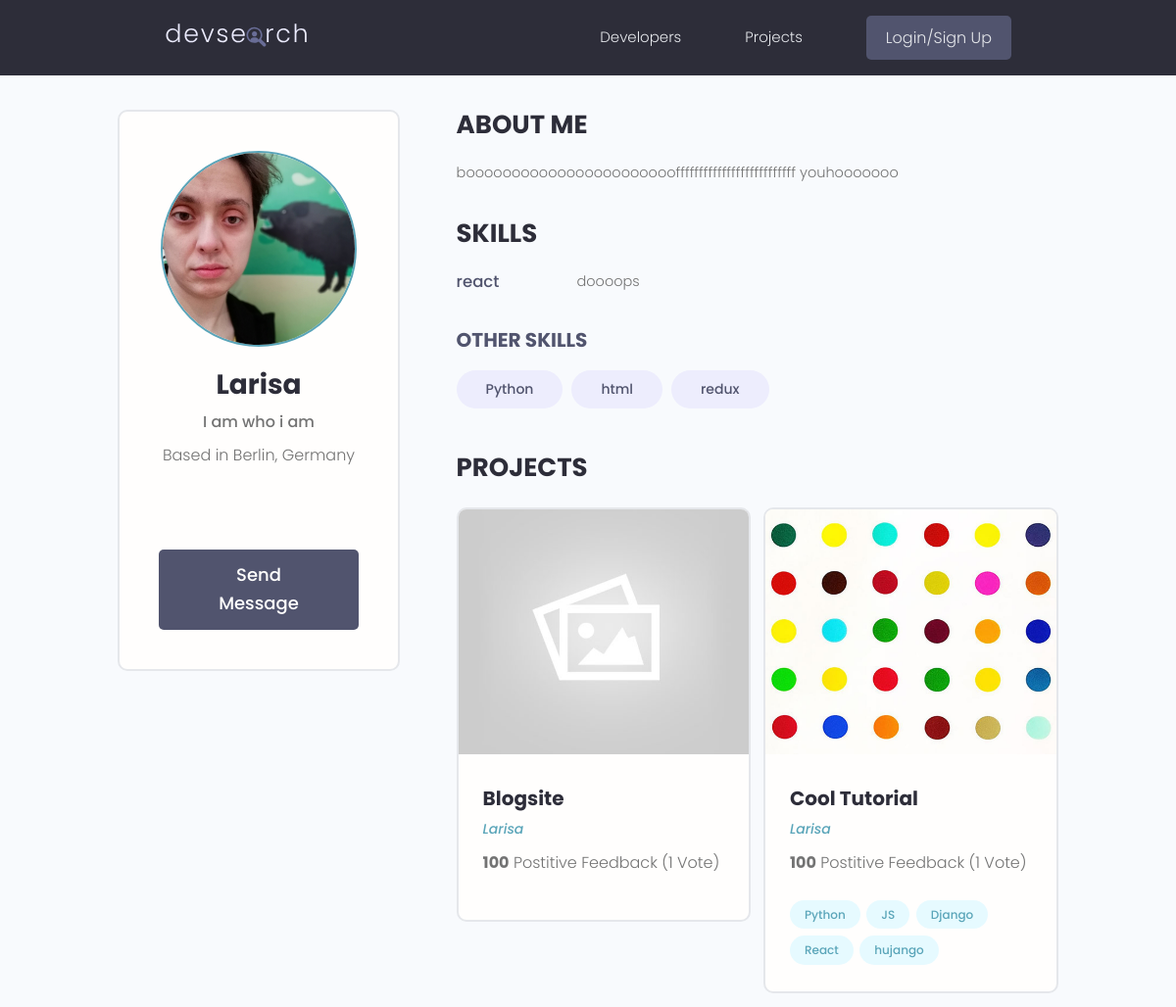
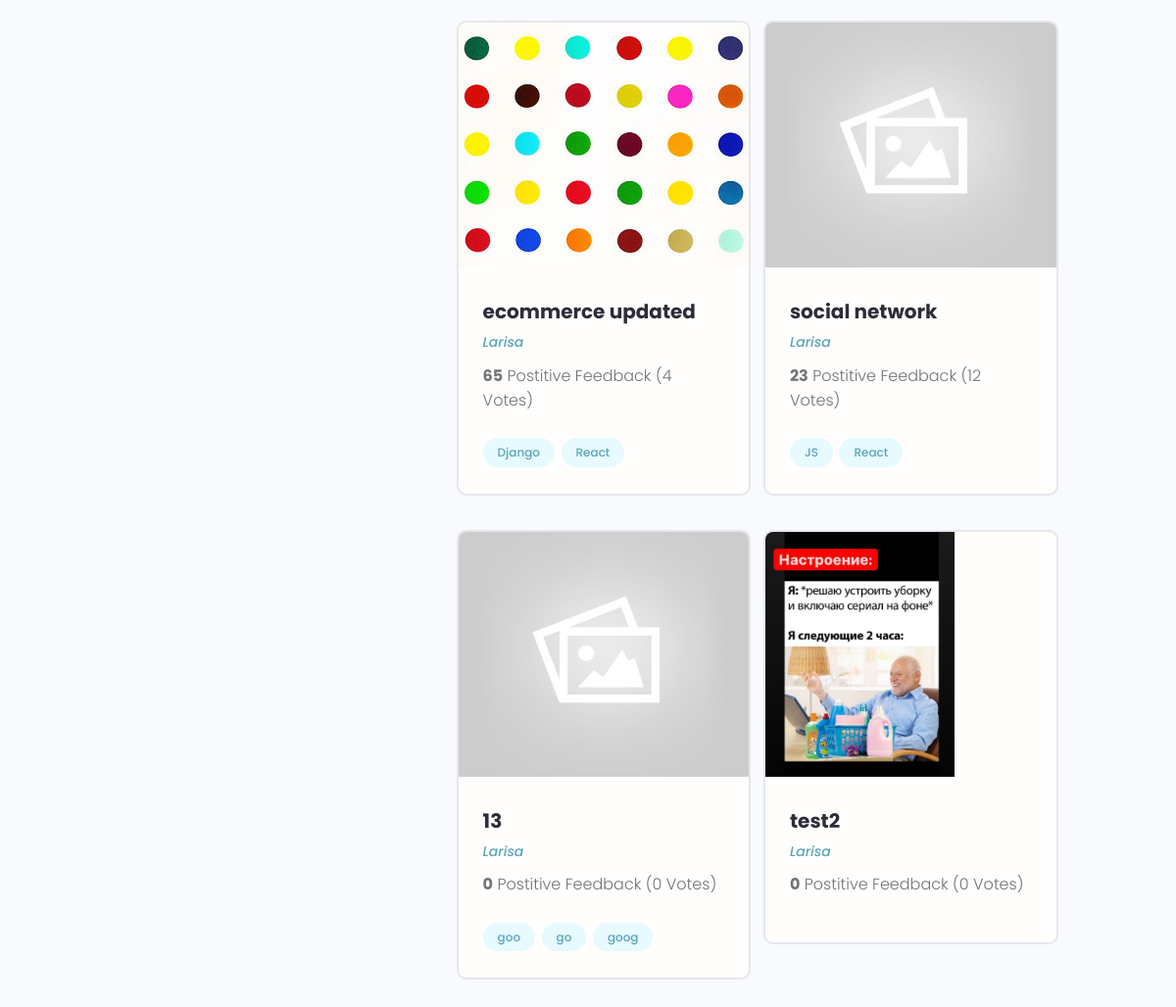
The app's page /profile/987b0973-25ca-4938-9326-bf7763675b2f/ with its own data (2 pictures, top to bottom).
### users/models.py (models this page shows, shortened)
class Profile(models.Model):
    user = models.OneToOneField(User, on_delete=models.CASCADE, null=True, blank=True)
    name = models.CharField(max_length=200, blank=True, null=True)
    email = models.EmailField(max_length=500, blank=True, null=True)
    username = models.CharField(max_length=200, blank=True, null=True)
    location = models.CharField(max_length=200, blank=True, null=True)
    short_info = models.CharField(max_length=200, blank=True, null=True)
    bio = models.TextField(blank=True, null=True)
    profile_image = models.ImageField(null=True, blank=True, upload_to='profiles/', default='profiles/user-default.jpg')
    social_github = models.CharField(max_length=200, blank=True, null=True)
    social_twitter = models.CharField(max_length=200, blank=True, null=True)
    social_linkedin = models.CharField(max_length=200, blank=True, null=True)
    social_youtube = models.CharField(max_length=200, blank=True, null=True)
    social_website = models.CharField(max_length=200, blank=True, null=True)
    created = models.DateTimeField(auto_now_add=True)
    id = models.UUIDField(default=uuid.uuid4, unique=True, primary_key=True, editable=False)
    class Meta:
        ordering = ['created']
    @property
    def imageURL(self):
        try:
            url = self.profile_image.url
        except:
            url = ''
        return url

class Skill(models.Model):
    owner = models.ForeignKey(Profile, on_delete=models.CASCADE, null=True, blank=True)
    name = models.CharField(max_length=200, blank=True, null=True)
    description = models.TextField(null=True, blank=True)
    created = models.DateTimeField(auto_now_add=True)
    id = models.UUIDField(default=uuid.uuid4, unique=True, primary_key=True, editable=False)
    def __str__(self):
        return str(self.name)

### projects/models.py (models this page shows, shortened)
class Project(models.Model):
    owner = models.ForeignKey(Profile, null=True, blank=True, on_delete=models.CASCADE)
    title = models.CharField(max_length=200)
    description = models.TextField(null=True, blank=True)
    featured_image = models.ImageField(null=True, blank=True, default="default.jpg")
    demo_link = models.CharField(max_length=2000, null=True, blank=True)
    source_link = models.CharField(max_length=2000, null=True, blank=True)
    tags = models.ManyToManyField('Tag', blank=True)
    vote_total = models.IntegerField(default=0, null=True, blank=True)
    vote_ratio = models.IntegerField(default=0, null=True, blank=True)
    created = models.DateTimeField(auto_now_add=True)
    id = models.UUIDField(default=uuid.uuid4, unique=True, primary_key=True, editable=False)
    class Meta:
        ordering = ['-vote_ratio', '-vote_total', 'title']
    @property
    def imageURL(self):
        try:
            url = self.featured_image.url
        except:
            url = ''
        return url

class Tag(models.Model):
    name = models.CharField(max_length=200)
    created = models.DateTimeField(auto_now_add=True)
    id = models.UUIDField(default=uuid.uuid4, unique=True, primary_key=True, editable=False)
    def __str__(self):
        return self.name

### users/views.py (the view)
# urls.py: path('profile/<str:pk>/', views.userProfile, name="user-profile" ),
def userProfile(request, pk):
    profile = Profile.objects.get(id=pk)
    topSkills = profile.skill_set.exclude(description__exact="")
    otherSkills = profile.skill_set.filter(description="")
    context = {'profile': profile, 'topSkills': topSkills, 'otherSkills': otherSkills}
    return render(request, 'users/user-profile.html', context)

### users/templates/users/user-profile.html (shortened to what this page needs)
{% extends 'main.html' %}
{% block content %}
  <main class="profile my-md">
    <div class="container">
      <div class="layout">
        <div class="column column--1of3">
          <div class="card text-center">
            <div class="card__body dev">
              <img class="avatar avatar--xl" src="{{ profile.imageURL}}" />
              <h2 class="dev__name">{{profile.name}}</h2>
              <p class="dev__title">{{profile.short_info}}</p>
              <p class="dev__location">Based in {{profile.location}}</p>
              <ul class="dev__social">
              </ul>
              {% if request.user.profile.id != profile.id %}
              <a href="{% url 'create-message' profile.id %}" class="btn btn--sub btn--lg">Send Message </a>
              {% endif %}
            </div>
          </div>
        </div>
        <div class="column column--2of3">
          <div class="devInfo">
            <h3 class="devInfo__title">About Me</h3>
            <p class="devInfo__about">
              {{profile.bio}}
            </p>
          </div>
          <div class="devInfo">
            <h3 class="devInfo__title">Skills</h3>
            <div class="devInfo__skills">
                {% for skill in topSkills %}
                <div class="devSkill">
                    <h4 class="devSkill__title">{{skill.name}}</h4>
                    <p class="devSkill__info">
                    {{skill.description}}
                    </p>
                </div>
                {% endfor %}
              <h3 class="devInfo__subtitle">Other Skills</h3>
              <div class="devInfo__otherSkills">
                {% for skill in otherSkills%}
                <span class="tag tag--pill tag--sub tag--lg">
                  <small>{{skill}}</small>
                </span>
                {% endfor %}
              </div>
            </div>
          </div>
          <div class="devInfo">
            <h3 class="devInfo__title">Projects</h3>
            <div class="grid grid--two">
            {% for project in profile.project_set.all %}
              <div class="column">
                <div class="card project">
                  <a href="{% url 'project' project.id %}" class="project">
                    <img class="project__thumbnail" src="{{project.imageURL}}" alt="project thumbnail" />
                    <div class="card__body">
                      <h3 class="project__title">{{project.title}}</h3>
                      <p><a class="project__author" href="{% url 'user-profile' project.owner.id %}">{{project.owner.name}}</a></p>
                      <p class="project--rating">
                        <span style="font-weight: bold;">{{project.vote_ratio}}</span> Postitive
                        Feedback ({{project.vote_total}} Vote{{project.vote_total|pluralize:"s"}})
                      </p>
                      <div class="project__tags">
                        {% for tag in project.tags.all %}
                        <span class="tag tag--pill tag--main">
                            <small>{{ tag }}</small>
                        </span>
                        {% endfor %}
                      </div>
                    </div>
                  </a>
                </div>
              </div>
              {% endfor %}
            </div>
          </div>
        </div>
      </div>
    </div>
  </main>
{% endblock content %}

### static/styles/app.css (style rules this page uses)
:root { --color-sub: #2d2d39; }
.btn--sub { background-color: var(--color-sub-light); }
.card { border: 2px solid var(--color-light); }
img { width: 100%; }
.profile .card > .dev { padding: 4rem; }
.dev__name { color: var(--color-sub); font-size: 2.8rem; font-weight: 700; margin-top: 1rem; margin-bottom: 0.5rem; }
.dev__title { font-size: 1.6rem; font-weight: 500; line-height: 1.3; }
.dev__location { margin-top: 1rem; }
.dev__social { margin: 3rem 0; list-style: none; display: flex; justify-content: center; gap: 1.5rem; }
.devInfo { margin-bottom: 3rem; }
.devInfo__title, .devInfo__subtitle { font-size: 2.6rem; color: var(--color-sub); text-transform: uppercase; font-weight: 700; margin-bottom: 1.5rem; }
.devInfo__subtitle { font-size: 2rem; color: var(--color-sub-light); }
.devInfo__about, .devSkill__info { font-size: 1.45rem; line-height: 1.7; text-align: justify; }
.devSkill { margin-bottom: 3rem; }
.devSkill__title { font-size: 1.65rem; font-weight: 500; color: var(--color-sub-light); }
@media screen and (min-width: 700px) { .devSkill { display: flex; justify-content: space-between; gap: 3rem; } }
@media screen and (min-width: 700px) { .devSkill__info { flex-basis: 80%; } }
.project__author { font-size: 1.4rem; font-style: italic; }
.project--rating { margin-bottom: 1.6em; margin-top: .5em; }
.project__thumbnail { height: 25rem; object-fit: cover; object-position: top center; }
.project__title { font-size: 2rem; font-weight: 700; color: var(--color-sub); }

### static/uikit/styles/modules/_variables.css (style rules this page uses)
:root { --color-main: #5aa5b9; --color-main-light: #e6faff; --color-sub: #3f4156; --color-sub-light: #51546e; --color-sub-lighter: #ededfd; --color-text: #737373; --color-gray: #8b8b8b; --color-light: #e5e7eb; --color-light-gray: #767676; --color-bg: #f8fafd; --color-white: #fffefd; --color-white-light: #f3f3f3; --color-success: #359e64; --color-success-bg: #def8e8; --color-error: #fc4b0b; --color-error-bg: #fff2ee; --font-base: 'Poppins', arial, helvetica, 'Segoe UI', roboto, ubuntu, sans-serif; --font-monospace: 'Fira Code', 'Courier New', courier, monospace; --font-regular: 300; --font-medium: 500; --font-bold: 700; --generic-shadow: 1px 1px 5px #00000010; --generic-transition: all 0.3s ease-in-out; }

### static/uikit/styles/modules/_base.css (style rules this page uses)
* { margin: 0; padding: 0; box-sizing: border-box; text-rendering: optimizeLegibility; color: inherit; font-size: inherit; }
html { font-size: 50%; }
@media only screen and (min-width: 480px) { html { font-size: 56.25%; } }
@media only screen and (min-width: 1200px) { html { font-size: 62.5%; } }
body { line-height: 1.6; font-weight: 400; font-size: 1.5rem; color: var(--color-text); background-color: var(--color-bg); min-height: 100vh; }

### static/uikit/styles/modules/_typography.css (style rules this page uses)
* { font-family: var(--font-base); }
h2 { font-size: 3.6rem; font-weight: var(--font-bold); }
h3 { font-size: 3.2rem; font-weight: var(--font-medium); }
h4 { font-size: 2.8rem; font-weight: var(--font-medium); }
p, span, strong { font-size: 1.6rem; color: var(--color-text); font-weight: var(--font-regular); }
a { padding-bottom: 2px; text-decoration: none; display: inline-block; color: var(--color-main); font-weight: var(--font-medium); }

### static/uikit/styles/modules/_utilities.css (style rules this page uses)
.container { width: 92%; max-width: 165rem; margin: 0 auto; box-sizing: border-box; }
@media screen and (min-width: 1000px) { .container { width: 90%; } }
@media screen and (min-width: 1200px) { .container { width: 80%; } }
.text-center { text-align: center; }
.my-md { margin: 3rem auto; }

### static/uikit/styles/modules/_avatar.css (style rules this page uses)
.avatar { border-radius: 50%; border: 2px solid var(--color-main); object-fit: cover; }
.avatar--xl { height: 20rem; width: 20rem; }

### static/uikit/styles/modules/_button.css (style rules this page uses)
.btn { display: inline-block; position: relative; cursor: pointer; background-color: var(--color-light); font-weight: var(--font-medium); color: var(--color-sub); text-decoration: none; padding: 1rem 2rem; border-radius: 0.5rem; border: none; width: -webkit-fit-content; width: -moz-fit-content; width: fit-content; height: -webkit-fit-content; height: -moz-fit-content; height: fit-content; font-size: 1.6rem; outline-width: 0; outline-color: transparent; -webkit-backface-visibility: hidden; backface-visibility: hidden; transition: all 0.3s ease-in-out; }
.btn--sub { background-color: var(--color-sub); color: var(--color-white); }
.btn--lg { font-size: 1.8rem; padding: 1.2rem 4.5rem; }

### static/uikit/styles/modules/_card.css (style rules this page uses)
.card { border-radius: 1rem; background-color: var(--color-white); border: 1.5px solid var(--color-light); width: auto; height: auto; margin-top: 0.5rem; margin-bottom: 0.5rem; overflow: hidden; }
.card__body, .card__header { padding: 2rem 2.5rem; }

### records on screen
Profile: imageURL (picture), name "Larisa", short_info "I am who i am", location "Berlin, Germany", bio "boooooooooooooooooooooooffffffffffffffffffffffffff youhooooooo"
Skill: name "react", description "doooops"
Skill: name "Python"
Skill: name "html"
Skill: name "redux"
Project: imageURL (placeholder picture), title "Blogsite", owner.name "Larisa", vote_ratio "100", vote_total "1"
Project: imageURL (picture), title "Cool Tutorial", owner.name "Larisa", vote_ratio "100", vote_total "1"
Tag: name "Python"
Tag: name "JS"
Tag: name "Django"
Tag: name "React"
Tag: name "hujango"
Project: imageURL (picture), title "ecommerce updated", owner.name "Larisa", vote_ratio "65", vote_total "4"
Project: imageURL (placeholder picture), title "social network", owner.name "Larisa", vote_ratio "23", vote_total "12"
Project: imageURL (placeholder picture), title "13", owner.name "Larisa", vote_ratio "0", vote_total "0"
Tag: name "goo"
Tag: name "go"
Tag: name "goog"
Project: imageURL (picture), title "test2", owner.name "Larisa", vote_ratio "0", vote_total "0"
